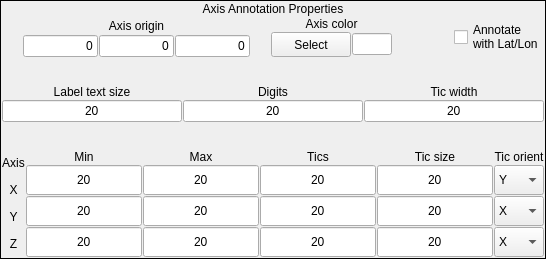
      <widget class="QFrame" name="axisAnnotationFrame">
       <property name="minimumSize">
        <size>
         <width>0</width>
         <height>259</height>
        </size>
       </property>
       <property name="whatsThis">
        <string>To display (x,y,z)-axes with tic marks and to display coordinates at the tic marks, specify the min and max coordinate values, the number of tic marks on each axis, and the orientation of the tic marks.</string>
       </property>
       <property name="frameShape">
        <enum>QFrame::Box</enum>
       </property>
       <property name="frameShadow">
        <enum>QFrame::Plain</enum>
       </property>
       <layout class="QHBoxLayout" name="horizontalLayout_5">
        <property name="spacing">
         <number>1</number>
        </property>
        <property name="leftMargin">
         <number>1</number>
        </property>
        <property name="topMargin">
         <number>1</number>
        </property>
        <property name="rightMargin">
         <number>1</number>
        </property>
        <property name="bottomMargin">
         <number>1</number>
        </property>
        <item>
         <layout class="QVBoxLayout" name="verticalLayout_3">
          <item>
           <widget class="QLabel" name="textLabel4">
            <property name="text">
             <string>Axis Annotation Properties</string>
            </property>
            <property name="alignment">
             <set>Qt::AlignCenter</set>
            </property>
            <property name="wordWrap">
             <bool>false</bool>
            </property>
           </widget>
          </item>
          <item>
           <layout class="QHBoxLayout" name="horizontalLayout_4">
            <item>
             <spacer name="spacer129">
              <property name="orientation">
               <enum>Qt::Horizontal</enum>
              </property>
              <property name="sizeType">
               <enum>QSizePolicy::Expanding</enum>
              </property>
              <property name="sizeHint" stdset="0">
               <size>
                <width>21</width>
                <height>20</height>
               </size>
              </property>
             </spacer>
            </item>
            <item>
             <layout class="QVBoxLayout">
              <item>
               <widget class="QLabel" name="textLabel1_3">
                <property name="minimumSize">
                 <size>
                  <width>25</width>
                  <height>0</height>
                 </size>
                </property>
                <property name="text">
                 <string>Axis origin</string>
                </property>
                <property name="alignment">
                 <set>Qt::AlignCenter</set>
                </property>
                <property name="wordWrap">
                 <bool>false</bool>
                </property>
               </widget>
              </item>
              <item>
               <layout class="QHBoxLayout">
                <item>
                 <widget class="QLineEdit" name="axisOriginXEdit">
                  <property name="maximumSize">
                   <size>
                    <width>75</width>
                    <height>16777215</height>
                   </size>
                  </property>
                  <property name="toolTip">
                   <string>Specify x-coord of axis origin in user coordinates</string>
                  </property>
                  <property name="text">
                   <string>0</string>
                  </property>
                  <property name="alignment">
                   <set>Qt::AlignRight</set>
                  </property>
                 </widget>
                </item>
                <item>
                 <widget class="QLineEdit" name="axisOriginYEdit">
                  <property name="maximumSize">
                   <size>
                    <width>75</width>
                    <height>16777215</height>
                   </size>
                  </property>
                  <property name="toolTip">
                   <string>Specify y-coord of axis origin in user coordinates</string>
                  </property>
                  <property name="text">
                   <string>0</string>
                  </property>
                  <property name="alignment">
                   <set>Qt::AlignRight</set>
                  </property>
                 </widget>
                </item>
                <item>
                 <widget class="QLineEdit" name="axisOriginZEdit">
                  <property name="maximumSize">
                   <size>
                    <width>75</width>
                    <height>16777215</height>
                   </size>
                  </property>
                  <property name="toolTip">
                   <string>Specify z-coord of axis origin in user coordinates</string>
                  </property>
                  <property name="text">
                   <string>0</string>
                  </property>
                  <property name="alignment">
                   <set>Qt::AlignRight</set>
                  </property>
                 </widget>
                </item>
               </layout>
              </item>
             </layout>
            </item>
            <item>
             <spacer name="spacer124">
              <property name="orientation">
               <enum>Qt::Horizontal</enum>
              </property>
              <property name="sizeType">
               <enum>QSizePolicy::Expanding</enum>
              </property>
              <property name="sizeHint" stdset="0">
               <size>
                <width>20</width>
                <height>20</height>
               </size>
              </property>
             </spacer>
            </item>
            <item>
             <layout class="QVBoxLayout" name="verticalLayout_2">
              <item>
               <widget class="QLabel" name="textLabel2_7">
                <property name="minimumSize">
                 <size>
                  <width>100</width>
                  <height>0</height>
                 </size>
                </property>
                <property name="text">
                 <string>Axis color</string>
                </property>
                <property name="alignment">
                 <set>Qt::AlignCenter</set>
                </property>
                <property name="wordWrap">
                 <bool>false</bool>
                </property>
               </widget>
              </item>
              <item>
               <layout class="QHBoxLayout" name="horizontalLayout_3">
                <item>
                 <widget class="QPushButton" name="axisColorButton">
                  <property name="minimumSize">
                   <size>
                    <width>50</width>
                    <height>25</height>
                   </size>
                  </property>
                  <property name="maximumSize">
                   <size>
                    <width>100</width>
                    <height>16777215</height>
                   </size>
                  </property>
                  <property name="toolTip">
                   <string>click to specify color of axes, tic marks, and axis labels</string>
                  </property>
                  <property name="text">
                   <string>Select</string>
                  </property>
                  <property name="autoDefault">
                   <bool>false</bool>
                  </property>
                 </widget>
                </item>
                <item>
                 <widget class="QLineEdit" name="axisColorEdit">
                  <property name="minimumSize">
                   <size>
                    <width>40</width>
                    <height>0</height>
                   </size>
                  </property>
                  <property name="maximumSize">
                   <size>
                    <width>40</width>
                    <height>16777215</height>
                   </size>
                  </property>
                  <property name="readOnly">
                   <bool>true</bool>
                  </property>
                 </widget>
                </item>
               </layout>
              </item>
             </layout>
            </item>
            <item>
             <spacer name="spacer125">
              <property name="orientation">
               <enum>Qt::Horizontal</enum>
              </property>
              <property name="sizeType">
               <enum>QSizePolicy::Expanding</enum>
              </property>
              <property name="sizeHint" stdset="0">
               <size>
                <width>21</width>
                <height>20</height>
               </size>
              </property>
             </spacer>
            </item>
            <item>
             <spacer name="horizontalSpacer_7">
              <property name="orientation">
               <enum>Qt::Horizontal</enum>
              </property>
              <property name="sizeHint" stdset="0">
               <size>
                <width>40</width>
                <height>20</height>
               </size>
              </property>
             </spacer>
            </item>
            <item>
             <widget class="QCheckBox" name="latLonCheckbox">
              <property name="toolTip">
               <string>&lt;html&gt;&lt;head/&gt;&lt;body&gt;&lt;p&gt;Check to use longitude and latitude units on x and y axes&lt;/p&gt;&lt;/body&gt;&lt;/html&gt;</string>
              </property>
              <property name="whatsThis">
               <string>&lt;html&gt;&lt;head/&gt;&lt;body&gt;&lt;p&gt;When the data is georeferenced, this check box sets axis annotation to be in latitude and longitude units. The axis origin, as well as min and max x/y tics and tic size are all expressed in latitude and longitude units.  Note that latitude and longitude values are not accurate if the data grid is not precisely situated on latitude and longitude lines.&lt;/p&gt;&lt;/body&gt;&lt;/html&gt;</string>
              </property>
              <property name="text">
               <string>Annotate
with Lat/Lon</string>
              </property>
             </widget>
            </item>
           </layout>
          </item>
          <item>
           <spacer name="spacer131">
            <property name="orientation">
             <enum>Qt::Vertical</enum>
            </property>
            <property name="sizeType">
             <enum>QSizePolicy::Expanding</enum>
            </property>
            <property name="sizeHint" stdset="0">
             <size>
              <width>20</width>
              <height>17</height>
             </size>
            </property>
           </spacer>
          </item>
          <item>
           <layout class="QHBoxLayout">
            <item>
             <layout class="QVBoxLayout">
              <item>
               <widget class="QLabel" name="textLabel2_7_2">
                <property name="text">
                 <string>Label text size</string>
                </property>
                <property name="alignment">
                 <set>Qt::AlignCenter</set>
                </property>
                <property name="wordWrap">
                 <bool>false</bool>
                </property>
               </widget>
              </item>
              <item>
               <widget class="QLineEdit" name="labelHeightEdit">
                <property name="toolTip">
                 <string>Point size of axis labels</string>
                </property>
                <property name="text">
                 <string>20</string>
                </property>
                <property name="alignment">
                 <set>Qt::AlignHCenter</set>
                </property>
               </widget>
              </item>
             </layout>
            </item>
            <item>
             <layout class="QVBoxLayout">
              <item>
               <widget class="QLabel" name="textLabel2_7_2_4">
                <property name="minimumSize">
                 <size>
                  <width>25</width>
                  <height>0</height>
                 </size>
                </property>
                <property name="text">
                 <string>Digits</string>
                </property>
                <property name="alignment">
                 <set>Qt::AlignCenter</set>
                </property>
                <property name="wordWrap">
                 <bool>false</bool>
                </property>
               </widget>
              </item>
              <item>
               <widget class="QLineEdit" name="labelDigitsEdit">
                <property name="toolTip">
                 <string>Number of digits displayed in axis labels</string>
                </property>
                <property name="text">
                 <string>20</string>
                </property>
                <property name="alignment">
                 <set>Qt::AlignHCenter</set>
                </property>
               </widget>
              </item>
             </layout>
            </item>
            <item>
             <layout class="QVBoxLayout">
              <item>
               <widget class="QLabel" name="textLabel2_7_2_3">
                <property name="text">
                 <string>Tic width</string>
                </property>
                <property name="alignment">
                 <set>Qt::AlignCenter</set>
                </property>
                <property name="wordWrap">
                 <bool>false</bool>
                </property>
               </widget>
              </item>
              <item>
               <widget class="QLineEdit" name="ticWidthEdit">
                <property name="toolTip">
                 <string>Thickness of tic marks, in pixels</string>
                </property>
                <property name="text">
                 <string>20</string>
                </property>
                <property name="alignment">
                 <set>Qt::AlignHCenter</set>
                </property>
               </widget>
              </item>
             </layout>
            </item>
           </layout>
          </item>
          <item>
           <spacer name="spacer128">
            <property name="orientation">
             <enum>Qt::Vertical</enum>
            </property>
            <property name="sizeType">
             <enum>QSizePolicy::Expanding</enum>
            </property>
            <property name="sizeHint" stdset="0">
             <size>
              <width>20</width>
              <height>18</height>
             </size>
            </property>
           </spacer>
          </item>
          <item>
           <layout class="QHBoxLayout">
            <item>
             <layout class="QVBoxLayout">
              <item>
               <widget class="QLabel" name="textLabel2_7_2_2">
                <property name="text">
                 <string>Axis</string>
                </property>
                <property name="alignment">
                 <set>Qt::AlignCenter</set>
                </property>
                <property name="wordWrap">
                 <bool>false</bool>
                </property>
               </widget>
              </item>
              <item>
               <widget class="QLabel" name="textLabel2_7_2_2_6">
                <property name="text">
                 <string>X</string>
                </property>
                <property name="alignment">
                 <set>Qt::AlignCenter</set>
                </property>
                <property name="wordWrap">
                 <bool>false</bool>
                </property>
               </widget>
              </item>
              <item>
               <widget class="QLabel" name="textLabel2_7_2_2_7">
                <property name="text">
                 <string>Y</string>
                </property>
                <property name="alignment">
                 <set>Qt::AlignCenter</set>
                </property>
                <property name="wordWrap">
                 <bool>false</bool>
                </property>
               </widget>
              </item>
              <item>
               <widget class="QLabel" name="textLabel2_7_2_2_8">
                <property name="text">
                 <string>Z</string>
                </property>
                <property name="alignment">
                 <set>Qt::AlignCenter</set>
                </property>
                <property name="wordWrap">
                 <bool>false</bool>
                </property>
               </widget>
              </item>
             </layout>
            </item>
            <item>
             <layout class="QVBoxLayout">
              <item>
               <widget class="QLabel" name="textLabel2_7_2_2_2">
                <property name="text">
                 <string>Min</string>
                </property>
                <property name="alignment">
                 <set>Qt::AlignCenter</set>
                </property>
                <property name="wordWrap">
                 <bool>false</bool>
                </property>
               </widget>
              </item>
              <item>
               <widget class="QLineEdit" name="xMinTicEdit">
                <property name="sizePolicy">
                 <sizepolicy hsizetype="Expanding" vsizetype="Expanding">
                  <horstretch>0</horstretch>
                  <verstretch>0</verstretch>
                 </sizepolicy>
                </property>
                <property name="minimumSize">
                 <size>
                  <width>0</width>
                  <height>30</height>
                 </size>
                </property>
                <property name="toolTip">
                 <string>Minimum coordinate of tic mark on axis</string>
                </property>
                <property name="text">
                 <string>20</string>
                </property>
                <property name="alignment">
                 <set>Qt::AlignHCenter</set>
                </property>
               </widget>
              </item>
              <item>
               <widget class="QLineEdit" name="yMinTicEdit">
                <property name="sizePolicy">
                 <sizepolicy hsizetype="Expanding" vsizetype="Expanding">
                  <horstretch>0</horstretch>
                  <verstretch>0</verstretch>
                 </sizepolicy>
                </property>
                <property name="minimumSize">
                 <size>
                  <width>0</width>
                  <height>30</height>
                 </size>
                </property>
                <property name="toolTip">
                 <string>Minimum coordinate of tic mark on axis</string>
                </property>
                <property name="text">
                 <string>20</string>
                </property>
                <property name="alignment">
                 <set>Qt::AlignHCenter</set>
                </property>
               </widget>
              </item>
              <item>
               <widget class="QLineEdit" name="zMinTicEdit">
                <property name="sizePolicy">
                 <sizepolicy hsizetype="Expanding" vsizetype="Expanding">
                  <horstretch>0</horstretch>
                  <verstretch>0</verstretch>
                 </sizepolicy>
                </property>
                <property name="minimumSize">
                 <size>
                  <width>0</width>
                  <height>30</height>
                 </size>
                </property>
                <property name="toolTip">
                 <string>Minimum coordinate of tic mark on axis</string>
                </property>
                <property name="text">
                 <string>20</string>
                </property>
                <property name="alignment">
                 <set>Qt::AlignHCenter</set>
                </property>
               </widget>
              </item>
             </layout>
            </item>
            <item>
             <layout class="QVBoxLayout">
              <item>
               <widget class="QLabel" name="textLabel2_7_2_2_2_2">
                <property name="text">
                 <string>Max</string>
                </property>
                <property name="alignment">
                 <set>Qt::AlignCenter</set>
                </property>
                <property name="wordWrap">
                 <bool>false</bool>
                </property>
               </widget>
              </item>
              <item>
               <widget class="QLineEdit" name="xMaxTicEdit">
                <property name="sizePolicy">
                 <sizepolicy hsizetype="Expanding" vsizetype="Expanding">
                  <horstretch>0</horstretch>
                  <verstretch>0</verstretch>
                 </sizepolicy>
                </property>
                <property name="minimumSize">
                 <size>
                  <width>0</width>
                  <height>30</height>
                 </size>
                </property>
                <property name="toolTip">
                 <string>Maximum coordinate of tic mark on axis</string>
                </property>
                <property name="text">
                 <string>20</string>
                </property>
                <property name="alignment">
                 <set>Qt::AlignHCenter</set>
                </property>
               </widget>
              </item>
              <item>
               <widget class="QLineEdit" name="yMaxTicEdit">
                <property name="sizePolicy">
                 <sizepolicy hsizetype="Expanding" vsizetype="Expanding">
                  <horstretch>0</horstretch>
                  <verstretch>0</verstretch>
                 </sizepolicy>
                </property>
                <property name="minimumSize">
                 <size>
                  <width>0</width>
                  <height>30</height>
                 </size>
                </property>
                <property name="toolTip">
                 <string>Maximum coordinate of tic mark on axis</string>
                </property>
                <property name="text">
                 <string>20</string>
                </property>
                <property name="alignment">
                 <set>Qt::AlignHCenter</set>
                </property>
               </widget>
              </item>
              <item>
               <widget class="QLineEdit" name="zMaxTicEdit">
                <property name="sizePolicy">
                 <sizepolicy hsizetype="Expanding" vsizetype="Expanding">
                  <horstretch>0</horstretch>
                  <verstretch>0</verstretch>
                 </sizepolicy>
                </property>
                <property name="minimumSize">
                 <size>
                  <width>0</width>
                  <height>30</height>
                 </size>
                </property>
                <property name="toolTip">
                 <string>Maximum coordinate of tic mark on axis</string>
                </property>
                <property name="text">
                 <string>20</string>
                </property>
                <property name="alignment">
                 <set>Qt::AlignHCenter</set>
                </property>
               </widget>
              </item>
             </layout>
            </item>
            <item>
             <layout class="QVBoxLayout">
              <item>
               <widget class="QLabel" name="textLabel2_7_2_2_2_2_2">
                <property name="text">
                 <string>Tics</string>
                </property>
                <property name="alignment">
                 <set>Qt::AlignCenter</set>
                </property>
                <property name="wordWrap">
                 <bool>false</bool>
                </property>
               </widget>
              </item>
              <item>
               <widget class="QLineEdit" name="xNumTicsEdit">
                <property name="sizePolicy">
                 <sizepolicy hsizetype="Expanding" vsizetype="Expanding">
                  <horstretch>0</horstretch>
                  <verstretch>0</verstretch>
                 </sizepolicy>
                </property>
                <property name="minimumSize">
                 <size>
                  <width>0</width>
                  <height>30</height>
                 </size>
                </property>
                <property name="toolTip">
                 <string>Number of tic marks on axis</string>
                </property>
                <property name="text">
                 <string>20</string>
                </property>
                <property name="alignment">
                 <set>Qt::AlignHCenter</set>
                </property>
               </widget>
              </item>
              <item>
               <widget class="QLineEdit" name="yNumTicsEdit">
                <property name="sizePolicy">
                 <sizepolicy hsizetype="Expanding" vsizetype="Expanding">
                  <horstretch>0</horstretch>
                  <verstretch>0</verstretch>
                 </sizepolicy>
                </property>
                <property name="minimumSize">
                 <size>
                  <width>0</width>
                  <height>30</height>
                 </size>
                </property>
                <property name="toolTip">
                 <string>Number of tic marks on axis</string>
                </property>
                <property name="text">
                 <string>20</string>
                </property>
                <property name="alignment">
                 <set>Qt::AlignHCenter</set>
                </property>
               </widget>
              </item>
              <item>
               <widget class="QLineEdit" name="zNumTicsEdit">
                <property name="sizePolicy">
                 <sizepolicy hsizetype="Expanding" vsizetype="Expanding">
                  <horstretch>0</horstretch>
                  <verstretch>0</verstretch>
                 </sizepolicy>
                </property>
                <property name="minimumSize">
                 <size>
                  <width>0</width>
                  <height>30</height>
                 </size>
                </property>
                <property name="toolTip">
                 <string>Number of tic marks on axis</string>
                </property>
                <property name="text">
                 <string>20</string>
                </property>
                <property name="alignment">
                 <set>Qt::AlignHCenter</set>
                </property>
               </widget>
              </item>
             </layout>
            </item>
            <item>
             <layout class="QVBoxLayout">
              <item>
               <widget class="QLabel" name="textLabel2_7_2_2_2_2_3">
                <property name="text">
                 <string>Tic size</string>
                </property>
                <property name="alignment">
                 <set>Qt::AlignCenter</set>
                </property>
                <property name="wordWrap">
                 <bool>false</bool>
                </property>
               </widget>
              </item>
              <item>
               <widget class="QLineEdit" name="xTicSizeEdit">
                <property name="sizePolicy">
                 <sizepolicy hsizetype="Expanding" vsizetype="Expanding">
                  <horstretch>0</horstretch>
                  <verstretch>0</verstretch>
                 </sizepolicy>
                </property>
                <property name="minimumSize">
                 <size>
                  <width>0</width>
                  <height>30</height>
                 </size>
                </property>
                <property name="toolTip">
                 <string>Length of tic marks in user coordinates or latitude/longitude on this axis</string>
                </property>
                <property name="text">
                 <string>20</string>
                </property>
                <property name="alignment">
                 <set>Qt::AlignHCenter</set>
                </property>
               </widget>
              </item>
              <item>
               <widget class="QLineEdit" name="yTicSizeEdit">
                <property name="sizePolicy">
                 <sizepolicy hsizetype="Expanding" vsizetype="Expanding">
                  <horstretch>0</horstretch>
                  <verstretch>0</verstretch>
                 </sizepolicy>
                </property>
                <property name="minimumSize">
                 <size>
                  <width>0</width>
                  <height>30</height>
                 </size>
                </property>
                <property name="toolTip">
                 <string>Length of tic marks in user coordinates or latitude/longitude on this axis</string>
                </property>
                <property name="text">
                 <string>20</string>
                </property>
                <property name="alignment">
                 <set>Qt::AlignHCenter</set>
                </property>
               </widget>
              </item>
              <item>
               <widget class="QLineEdit" name="zTicSizeEdit">
                <property name="sizePolicy">
                 <sizepolicy hsizetype="Expanding" vsizetype="Expanding">
                  <horstretch>0</horstretch>
                  <verstretch>0</verstretch>
                 </sizepolicy>
                </property>
                <property name="minimumSize">
                 <size>
                  <width>0</width>
                  <height>30</height>
                 </size>
                </property>
                <property name="toolTip">
                 <string>Length of tic marks in user coordinates or latitude/longitude on this axis</string>
                </property>
                <property name="text">
                 <string>20</string>
                </property>
                <property name="alignment">
                 <set>Qt::AlignHCenter</set>
                </property>
               </widget>
              </item>
             </layout>
            </item>
            <item>
             <layout class="QVBoxLayout">
              <item>
               <widget class="QLabel" name="textLabel2_7_2_2_5">
                <property name="text">
                 <string>Tic orient</string>
                </property>
                <property name="alignment">
                 <set>Qt::AlignCenter</set>
                </property>
                <property name="wordWrap">
                 <bool>false</bool>
                </property>
               </widget>
              </item>
              <item>
               <widget class="QComboBox" name="xTicOrientCombo">
                <property name="sizePolicy">
                 <sizepolicy hsizetype="Preferred" vsizetype="Expanding">
                  <horstretch>0</horstretch>
                  <verstretch>0</verstretch>
                 </sizepolicy>
                </property>
                <property name="minimumSize">
                 <size>
                  <width>0</width>
                  <height>30</height>
                 </size>
                </property>
                <property name="toolTip">
                 <string>Direction of the tic marks on this axis</string>
                </property>
                <item>
                 <property name="text">
                  <string>Y</string>
                 </property>
                </item>
                <item>
                 <property name="text">
                  <string>Z</string>
                 </property>
                </item>
               </widget>
              </item>
              <item>
               <widget class="QComboBox" name="yTicOrientCombo">
                <property name="sizePolicy">
                 <sizepolicy hsizetype="Preferred" vsizetype="Expanding">
                  <horstretch>0</horstretch>
                  <verstretch>0</verstretch>
                 </sizepolicy>
                </property>
                <property name="minimumSize">
                 <size>
                  <width>0</width>
                  <height>30</height>
                 </size>
                </property>
                <property name="toolTip">
                 <string>Direction of the tic marks on this axis</string>
                </property>
                <item>
                 <property name="text">
                  <string>X</string>
                 </property>
                </item>
                <item>
                 <property name="text">
                  <string>Z</string>
                 </property>
                </item>
               </widget>
              </item>
              <item>
               <widget class="QComboBox" name="zTicOrientCombo">
                <property name="sizePolicy">
                 <sizepolicy hsizetype="Preferred" vsizetype="Expanding">
                  <horstretch>0</horstretch>
                  <verstretch>0</verstretch>
                 </sizepolicy>
                </property>
                <property name="minimumSize">
                 <size>
                  <width>0</width>
                  <height>30</height>
                 </size>
                </property>
                <property name="toolTip">
                 <string>Direction of the tic marks on this axis</string>
                </property>
                <item>
                 <property name="text">
                  <string>X</string>
                 </property>
                </item>
                <item>
                 <property name="text">
                  <string>Y</string>
                 </property>
                </item>
               </widget>
              </item>
             </layout>
            </item>
           </layout>
          </item>
         </layout>
        </item>
       </layout>
      </widget>
